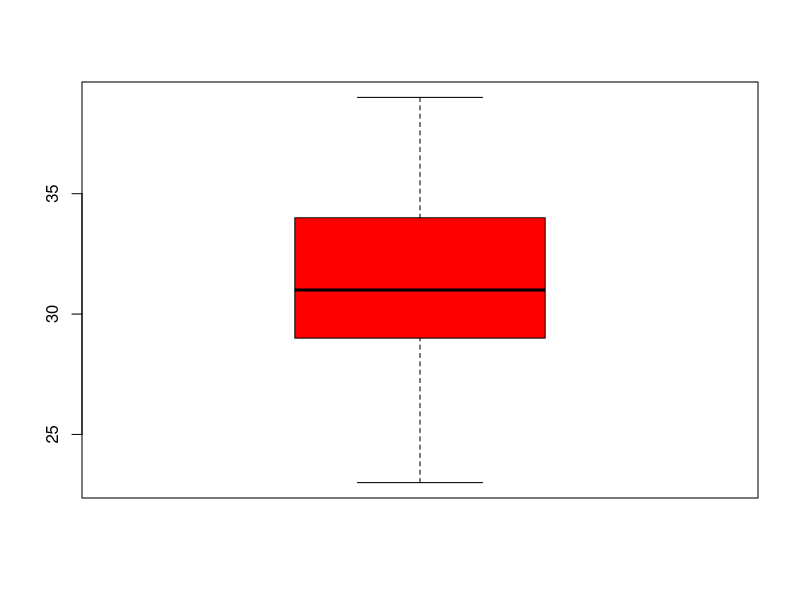
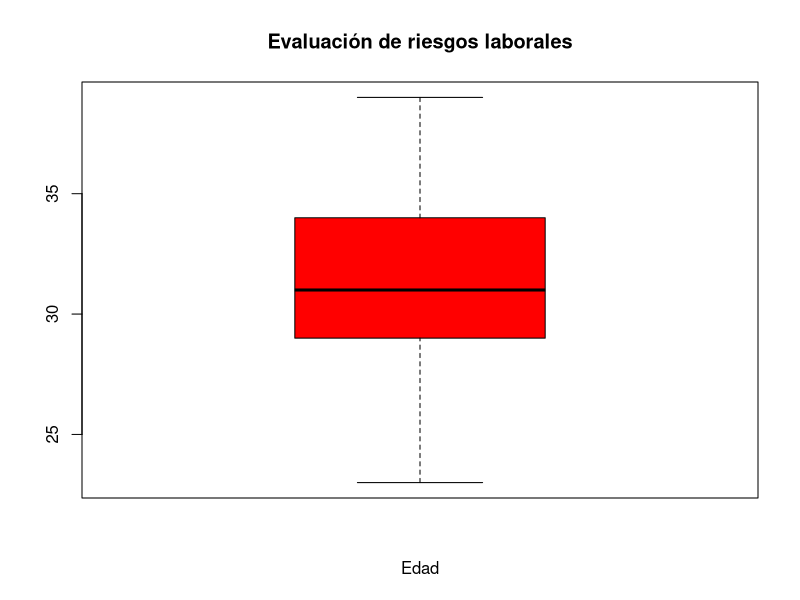
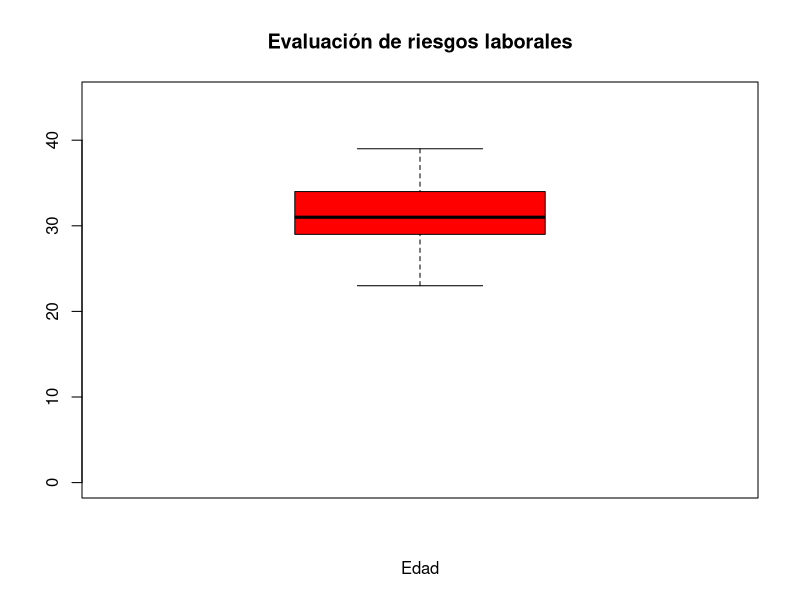
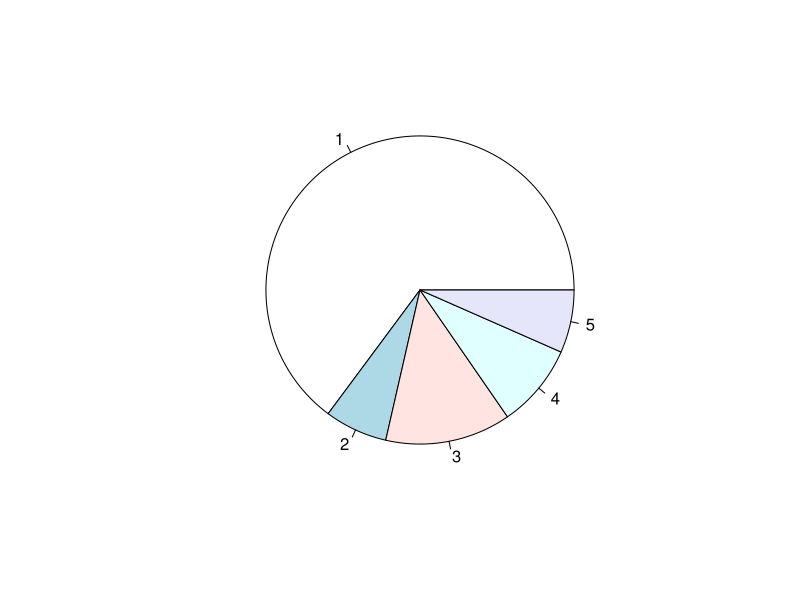
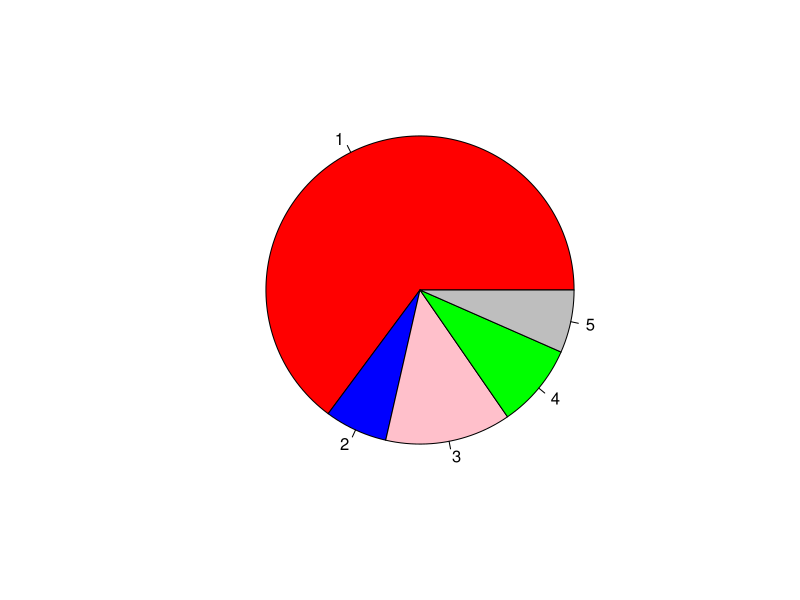
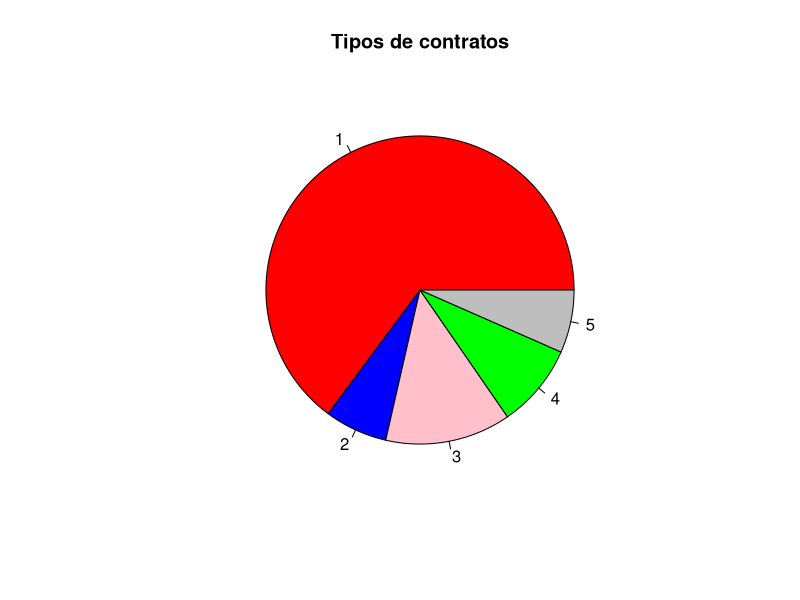
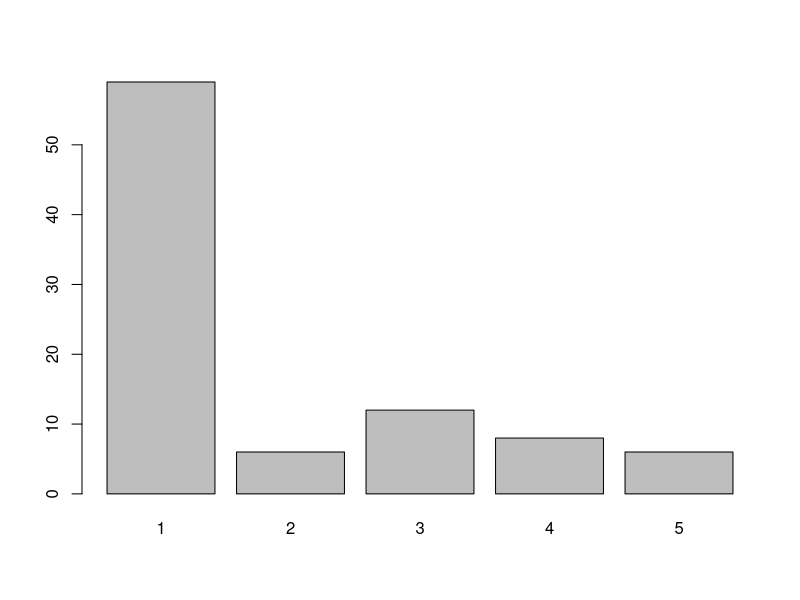
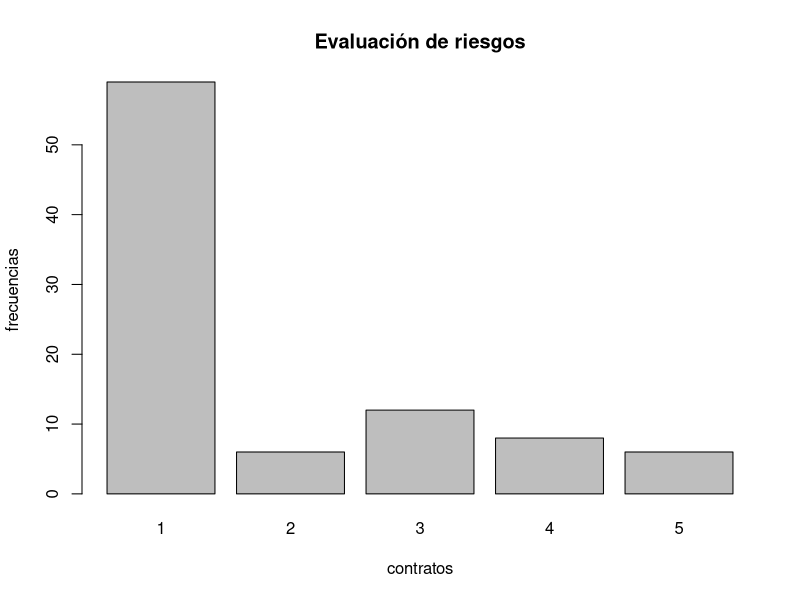

Write the R code that produced these figures, in order.
##' # Estadística Descriptiva con R 
# [redacted]
##'
##' 
##' 
##' ----------------------------------------------------------------------------

##' ### 0. Introducción 
##' ### 1. ¿Cómo leemos los datos en R?
##' ### 2. Descripción numérica de una variable
##' ### 3. Descripción gráfica de una variable 
##' ### 4. Descripción de relaciones entre parejas de variables 
##' ### 5. Ejercicios
##' ### 6. Bibliografía y enlaces de interés
##' ----------------------------------------------------------------------------

##'<br />
##'<br />

##' ## 0. Introducción 
##' En cualquier análisis estadístico siempre debemos realizar un descriptivo de la muestra  con un doble objetivo:
##' 
##' 1. Comprobar la calidad de los datos
##' 
##' 2. Conocer detalladamente los datos. Esto nos ayudará a decidir la estrategia de análisis más adecuada.
##'<br />
##'<br />
##' 
##' ## 1. ¿Cómo leemos los datos en R?
##' Existen varias funciones de lectura de datos en R según el formato del archivo. Cuando tenemos un fichero en excel, es aconsejable 
##' guardarlo previamente en formato csv y posteriormente lo leemos desde R con la función **read.csv**:
datos <- read.csv("riesgos.csv", header = T, sep = "\t")
##' Para obtener información detallada de esta función de lectura:
?read.csv

##' Algunas funciones para explorar los datos:
head(datos)
tail(datos)
colnames(datos)
dim(datos)
summary(datos)
attach(datos)
##'<br />
##'<br />



##' ## 2. Descripción numérica de una variable
##' ### 2.1. Variables cuantitativas:
summary(edad)
sd(edad)
sum(edad)
is.na(edad)
##' También es posible pedir un descriptivo de varias variables cuantitativas al mismo tiempo:
summary(datos[, c("edad","peso","talla")])
##'
##' ### 2.2. Variables categóricas:
##' Obtenemos tablas de frecuencias absolutas con el comando **table**:
table(jornada)
##' También es posible obtener tablas de frecuencias relativas combinando los comandos **table** con **margin.table**:
table(jornada)   / margin.table(table(jornada))
##'<br />

##' ## 3. Descripción gráfica de una variable
##' ### 3.0. Introducción a los gráficos en R:
##' Los comandos de R son funciones que incluyen un conjunto de argumentos separados por comas y todos ellos entre paréntesis:
##'
# boxplot(datos, main = "primer gráfico", xlab = "nivel de colesterol")
##'  
##'  
##' Argumentos generales que utilizaremos en los gráficos:
##'* **main**: _Título principal del gráfico_
##'
##'* **xlab**: _Etiqueta para el eje X_
##'
##'* **ylab**: _Etiqueta para el eje Y_
##'
##'* **col**: _vector de colores_ 
##'
##'
##' ### 3.1. Variables cuantitativas:
##' Hay varias opciones: box-plots, histogramas,...
##' Con un interrogante delante del nombre de la función obtenemos ayuda sobre su uso:  **?boxplot**   
##' 
##' Es posible incluir o modificar elementos en el gráfico:
# incluimos color en la caja
boxplot(edad, col = "red")
# añadimos un título principal y subtítulo para el eje X
boxplot(edad, col = "red", main = "Evaluación de riesgos laborales", xlab = "Edad")  
# modificamos la escala del eje Y
boxplot(edad, col = "red", main = "Evaluación de riesgos laborales", xlab = "Edad",
        ylimit = c(0,45)) 

##'
##' ### 3.2. Variables categóricas:
##'
##' Comandos en R:
##'* **table(x)** para obtener la tabla de frecuencias
##'* **pie(table(x))** genera un gráfico de sectores
##'* **barplot(table(x))** genera un diagrama de barras
##'
##' Los diagramas de barras son preferibles a los diagramas de sectores.
##'  
##' **3.2.1 Gráficos circulares o de sectores**:
##' La variable **contrato** indica el tipo de contrato de cada trabajador (1 ,2  ,3   ,4   ,5   ,6)
##' preparamos una tabla de frecuencias
table(contrato)
##' generamos el diagrama de sectores
pie(table(contrato)) 
##' seleccionamos colores que nos gusten más para cada sector del gráfico:
pie(table(contrato), col = c("red", "blue", "pink", "green", "grey", "yellow"))  
##' además incluimos un título 
pie(table(contrato),  col = c("red", "blue", "pink", "green", "grey", "yellow"),
    main = "Tipos de contratos") 
##'
##'
##' **3.2.2. Gráficos de barras:**
##' Este tipo de gráficos son útiles para representar variables categóricas o variables cuantitativas discretas
##' 
##' La variable **contrato** indica el tipo de contrato de cada trabajador (1 ,2  ,3   ,4   ,5   ,6)
##'preparamos una tabla de frecuencias
table(contrato)
##' generamos el diagrama de barras
barplot(table(contrato)) 
##' incluimos título del gráfico  y títulos para los ejes X,Y.
barplot(table(contrato), xlab = "contratos", ylab = "frecuencias",
        main = "Evaluación de riesgos")
##' cambiamos el modo de visualización y añadimos color a las barras
barplot(table(contrato), horiz = TRUE, 
        ylab = "contratos", xlab = "frecuencias", 
        main = "Evaluación de riesgos", 
        col = "green")  

##'<br />

##' ## 4. Descripción de relaciones entre parejas de variables 
##' ## 4.1.  Varias variables categóricas
##' Obtenemos tablas de contingencia para dos variables categóricas utilizando comando **table**:
table(jornada, carfisi)
##' También es posible estratificar la información anterior por una tercera variable:
table(jornada, carfisi, carpsiqui)
##' 
##' ## 4.2.  Variable categórica vs. variable cuantitativa
##' 
##' ## 4.3.  Variable cuantitativa  vs. variable cuantitativa
##' _¿Qué relación hay entre el peso y la talla?_
plot(peso, talla)
##' representamos cada sujeto con triángulos azules 
plot(peso, talla, pch = 2, col = "blue", main = "peso vs. talla")     
##' un poco más grandes! 
plot(peso, talla, pch = 2, col = "blue", main = "peso vs. talla", cex=2)    


##'<br />

##' ## 5. Ejercicios
##'

##'<br />

##'
##' ## 6.  Bibliografía y enlaces interesantes:
##' 
##' - [David S. Moore. Estadística aplicada básica. Editorial Antoni Bosch.]  (http://www.antonibosch.com/system/downloads/487/original/EC-MOORE2_Contenido.pdf?1358332517)  Manual de Estadística Básica.
##' 

##' - [Quick-R] (http://www.statmethods.net/)   Web con recursos para trabajar con R.
##'

##' - [r-tutor] (http://www.r-tutor.com/)  An R Introduction to Statistics.
##'

##' ----------------------------------------------------------------------------
